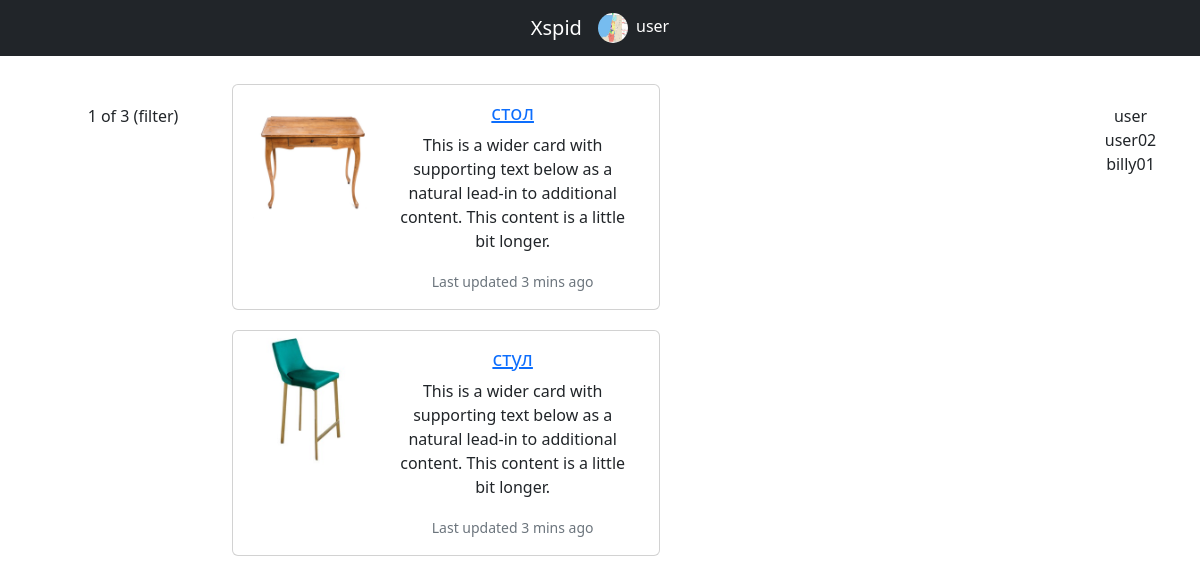
Page / (signed in) on the committed database.
### user_profile/models.py (models this page shows, shortened)
class User(AbstractUser):
    name = models.CharField(max_length=100, unique=True)
    date_joined = models.DateTimeField( auto_now_add=True)
    is_active = models.BooleanField(default=True, db_index=True, verbose_name='Прошел активацию?')
    avatar = models.ImageField(upload_to='avatars/', null=True, blank=True)
    class Meta:
        verbose_name = "user"
        verbose_name_plural = "users"
    def __str__(self):
        return str(self.username)

### main/models.py (models this page shows, shortened)
class Ads(models.Model):
    rubric = models.ForeignKey(SubRubric, on_delete=models.PROTECT,
                                          verbose_name='Рубрика')
    title = models.CharField(max_length=40, verbose_name='Товар')
    content = models.TextField(verbose_name='Описание')
    price = models.FloatField(default=0, verbose_name='Цена')
    contacts = models.TextField(verbose_name='Контакты')
    image = models.ImageField(blank=True, upload_to= 'media/',
                              verbose_name='Изображение')
    author = models.ForeignKey(User, on_delete=models.CASCADE,
                               verbose_name='Автор объявления')
    is_active = models.BooleanField(default=True, db_index=True,
                                    verbose_name='Выводить в списке?')
    created_at = models.DateTimeField(auto_now_add=True, db_index=True,
                                      verbose_name='Опубликовано')
    class Meta:
        verbose_name_plural = 'Объявления'
        verbose_name = 'Объявление'
        ordering = ['-created_at']
    def get_absolute_url(self):
        return reverse('main:plug', args = [ self.id ] )

### user_profile/views.py (the view, shortened to what this page needs)
# urls.py: path('', Basic_v.as_view(),name='main'),
class Basic_v(TemplateView):
    template_name = 'main/index.html'
    def get(self, request, *args, **kwargs):
        self.object = User.objects.all()
        self.plugs = Ads.objects.all()
        self.user = request.user
        return super().get(request, *args, **kwargs)
    def get_context_data(self, **kwargs):
        us = User.objects.all()
        context = super().get_context_data(**kwargs)
        context['publisher'] = self.object
        context['user'] = self.user
        context['plugs'] = self.plugs
        return context

### main/templates/main/index.html (shortened to what this page needs)
{% extends "index.html" %}
{% load static %}
{% block content %}
<div class="container text-center">
    <div class="row">
      <div class="col-2">
        1 of 3 (filter)
      </div>
      <div class="col-9">
        <div class="row row-cols-1 row-cols-md-2 g-4">
    {% for plug in plugs %}
    <div class="card mb-3 m-1" style="max-width: 440px;">
        <div class="row g-0">
          <div class="col-md-4">
            {% if plug.image %}
            <a href="{{ plug.get_absolute_url }}"><img class="img-fluid rounded-start" src='{{ plug.image.url }}' alt="" ></a>
            {% else %}
            <a href="{{ plug.get_absolute_url }}"><img class="img-fluid rounded-start" src="{% static 'img/no_img.jpg' %}"  width="100" height="100"  alt="" ></a>
            {% endif %}
        </div>
          <div class="col-md-8">
            <div class="card-body">
                <a href="{{ plug.get_absolute_url }}"><h5 class="card-title">{{plug.title}}</h5></a>
              <p class="card-text">This is a wider card with supporting text below as a natural lead-in to additional content. This content is a little bit longer.</p>
              <p class="card-text"><small class="text-muted">Last updated 3 mins ago</small></p>
            </div>
          </div>
        </div>
      </div>
      {% endfor %}
    </div>
      </div>
      <div class="col">
        {% for i in publisher %}
        {{i}}
        {% endfor %}
      </div>
    </div>
{% endblock %}

### main/templates/index.html (shortened to what this page needs)
{% load static %}
<!doctype html>
<html lang="en">
  <head>
    <link href="https://cdn.jsdelivr.net/npm/bootstrap@5.2.0/dist/css/bootstrap.min.css" rel="stylesheet">
  </head>
  <body>
    <nav class="navbar navbar-dark bg-dark">
        <div class="container-fluid justify-content-center">
          <a class="navbar-brand" href="{% url 'user_profile:main' %}">Xspid</a>
          {% if user.is_authenticated %}
            <div class="btn-group" role="group">
                {% if user.avatar %}
                <div><img src='{{ user.avatar.url }}' width="30" height="30" style="border-radius: 50%" data-bs-toggle="dropdown" aria-expanded="false">
                    {% else %}
                    <img src="{% static 'img/user-profile-svgrepo-com.svg' %}"  width="30" height="30" style="border-radius: 50%" data-bs-toggle="dropdown" aria-expanded="false">
                    {% endif %}
                    <span class="text-white bg-dark mt-1 ms-1"> {{user.username}}</span>
                </div>
            {% else %}
            <a  href="{% url 'user_profile:register' %}">Регистрация</a>/
            <a  href="{% url 'user_profile:login' %}">Вход</a>
            {% endif %}
        </div>
      </nav>
      <div class = 'mt-5 ms-3'>
    {% block content %}
    {% endblock %}
      </div>
</body>
</html>

### rows in the picture
User: avatar (picture), username "user"
Ads: image (picture), title "стол"
Ads: image (picture), title "стул"
User: username "user02"
User: username "billy01"
